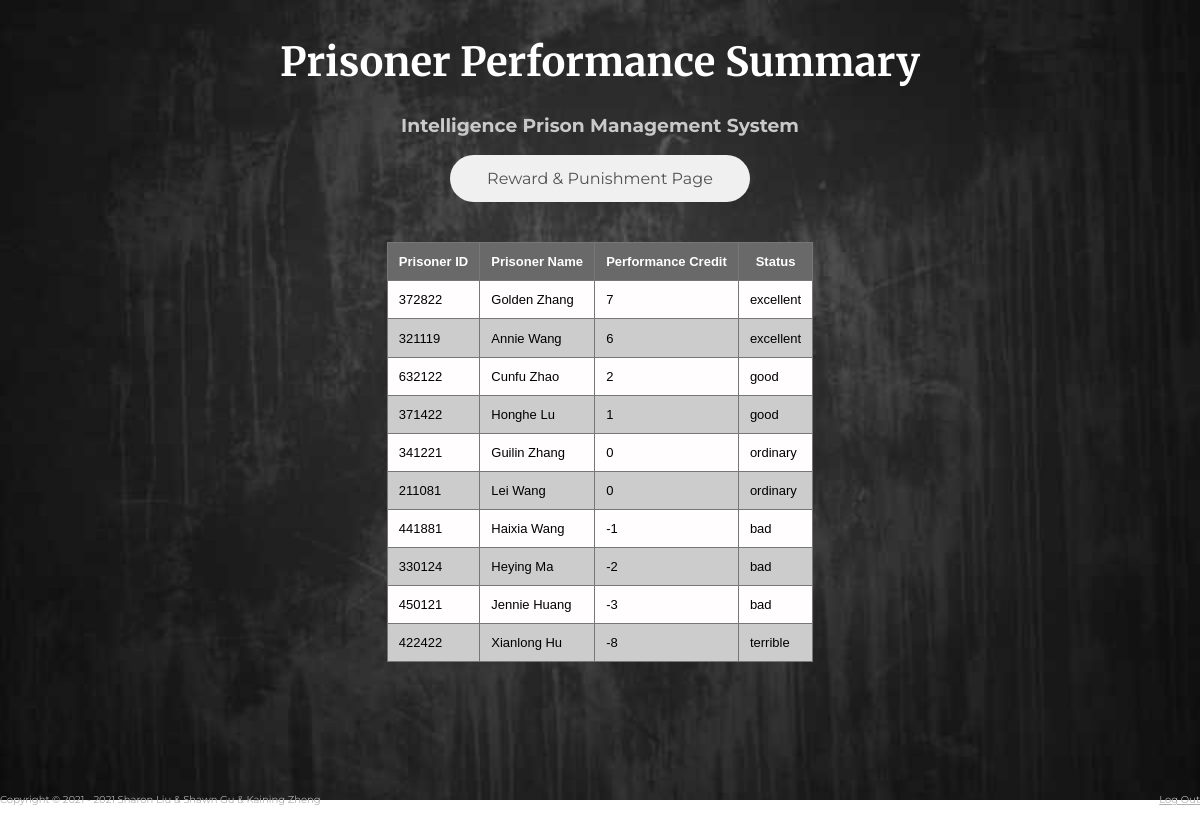
/rpSystem_summary.php, run on the app's committed database.
### tables this page shows
create table Prisoner_job_credit(
  P_ID integer,
  Job varchar(30),
  performance_credit integer DEFAULT 0 CHECK (performance_credit >= -10 AND performance_credit <=
                                       10),
  primary key(P_ID),
  foreign key(P_ID) references Prisoner(P_ID)
    ON DELETE CASCADE,
  FOREIGN KEY(performance_credit) REFERENCES Prisoner_credit_status(performance_credit)
    ON DELETE NO ACTION
);

create table Prisoner(
  P_ID integer,
  P_Name varchar(30),
  Gender char(1),
  PRIMARY KEY(P_ID)
);

create table Prisoner_credit_status(
  performance_credit integer,
  status char(30),
  PRIMARY KEY(performance_credit)
);

### rpSystem_summary.php (the view, shortened to what this page needs)
<!DOCTYPE html>
<html lang="en">
<head>
    <link rel="stylesheet" href="css/rpSystem.css">
    <link rel="stylesheet" href="css/normal-menu.css">
</head>
<body>
<div class="top-container">
    <h1>Prisoner Performance Summary</h1>
    <h3>Intelligence Prison Management System</h3>
  </div>
    <div class="ulnavi">
      <ul>
        <li>
          <a href="rpSystem.php">Reward & Punishment Page </a>
        </li>
      </ul>
    </div>
<div class="flexbox-container">
<div class="flex-item">
        <?php
        $conn = OpenCon();
        $sql = "SELECT p.P_ID,P_Name,pjc.performance_credit,status FROM (Prisoner p inner join Prisoner_job_credit pjc
                on p.P_ID = pjc.P_ID) inner join Prisoner_credit_status pcs on pjc.performance_credit = pcs.performance_credit
                order by pjc.performance_credit DESC";
        $result = $conn->query($sql);
        if ($result->num_rows > 0) {
        echo "<table border='0'>
        <tr>
        <th>Prisoner ID</th>
        <th>Prisoner Name</th>
        <th>Performance Credit</th>
        <th>Status</th>
        </tr>";
        while($row = $result->fetch_assoc()) {
        echo "<tr>";
        echo "<td>" . $row['P_ID'] . "</td>";
        echo "<td>" . $row['P_Name'] . "</td>";
        echo "<td>" . $row['performance_credit'] . "</td>";
        echo "<td>" . $row['status'] . "</td>";
        echo "</tr>";
        }
        echo "</table>";
        } else {
        echo "0 results";
        }
        ?>
</div>
</div>
<div class='footer'>
    Copyright &copy; 2021 - 2021 Sharon Liu & Shawn Gu & Kaining Zheng
    <a href="login.php">Log Out</a>
</div>
</body>
</html>

### css/rpSystem.css (style rules this page uses)
body { background-image: url("images/back.jpeg");; background-size: 100%; background-repeat: no-repeat; font-family: 'Montserrat', normal; }
.footer { text-align:center; font-size:10px; color: #aeaeae; left: 0; bottom: 0; width: 100%; height: 75px; margin-top:60px; margin-left:0px; display: flex; align-items: center; justify-content: space-between; padding: 0 0px 0 0px; font-family: 'Montserrat', normal; }
.flexbox-container { display: -ms-flexbox; display: -webkit-flex; display: flex; justify-content:center; -webkit-align-items: center; height:500px; }
.flex-item { display: flex; flex-direction: column; justify-content: space-between; }
a:link { color: #b1b1b1 }
.top-container { padding-top: 10px; position: relative; text-align: center; }
h1 { color: rgb(255, 255, 255); font-family: 'Merriweather', normal; font-size: 40px; font-weight: bold; }
h3 { color: rgb(201, 201, 201); font-family: 'Montserrat', normal; }
.ulnavi ul { list-style-type: horizontal; margin: auto; padding: 0; text-align: center; list-style-type: none; overflow: hidden; position: relative; background-color: rgb(240, 240, 240); width:300px; border-radius: 100px; }
.ulnavi ul li a { display: block; transition-duration: 0.3s; border-radius: 100px; border: 5px; color: rgb(82, 82, 82); opacity: 1; text-align: center; padding: 14px 16px; text-decoration: none; }

### css/normal-menu.css (style rules this page uses)
body { margin:0; }

### rpSystem_summary.php (style rules this page uses)
table { border-collapse: collapse; font-family: Futura, Arial, sans-serif; }
th, td { font-size: 13px; padding: .85em; }
th { background: #fff nonerepeat scroll 0 0; border: 1px solid #777; color: #fff; }
td { border: 1px solid#777; }
th { background: #696969; color:#FFFFFF; }
tbody tr:nth-child(odd) { background: #ccc; }
tbody tr:nth-child(even) { background: #fffdfd; }

### data on the page
prisoner_job_credit: P_ID.P_ID "372822", P_ID.P_Name "Golden Zhang", performance_credit "7", performance_credit.status "excellent"
prisoner_job_credit: P_ID.P_ID "321119", P_ID.P_Name "Annie Wang", performance_credit "6", performance_credit.status "excellent"
prisoner_job_credit: P_ID.P_ID "632122", P_ID.P_Name "Cunfu Zhao", performance_credit "2", performance_credit.status "good"
prisoner_job_credit: P_ID.P_ID "371422", P_ID.P_Name "Honghe Lu", performance_credit "1", performance_credit.status "good"
prisoner_job_credit: P_ID.P_ID "341221", P_ID.P_Name "Guilin Zhang", performance_credit "0", performance_credit.status "ordinary"
prisoner_job_credit: P_ID.P_ID "211081", P_ID.P_Name "Lei Wang", performance_credit "0", performance_credit.status "ordinary"
prisoner_job_credit: P_ID.P_ID "441881", P_ID.P_Name "Haixia Wang", performance_credit "-1", performance_credit.status "bad"
prisoner_job_credit: P_ID.P_ID "330124", P_ID.P_Name "Heying Ma", performance_credit "-2", performance_credit.status "bad"
prisoner_job_credit: P_ID.P_ID "450121", P_ID.P_Name "Jennie Huang", performance_credit "-3", performance_credit.status "bad"
prisoner_job_credit: P_ID.P_ID "422422", P_ID.P_Name "Xianlong Hu", performance_credit "-8", performance_credit.status "terrible"
